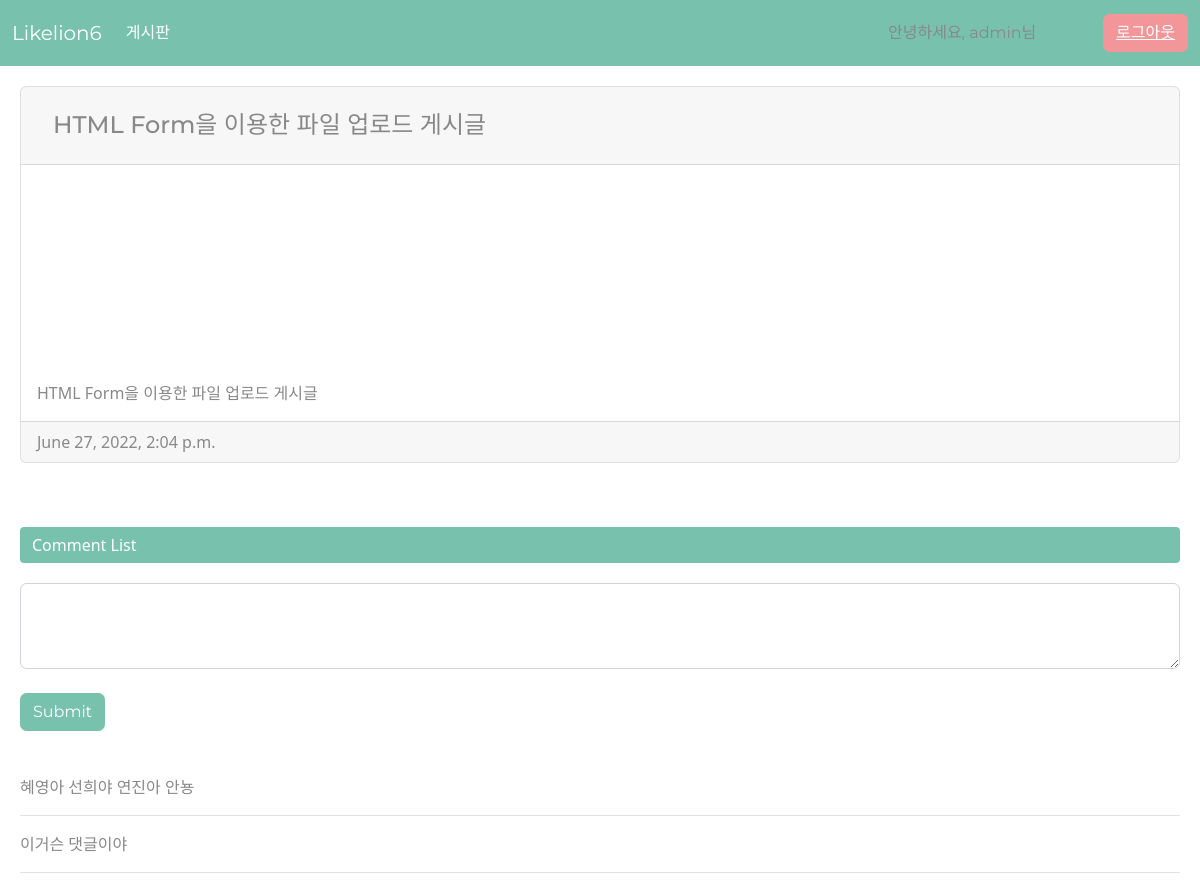
Screenshot of /detail/11 (signed in) with the database file from the repository.
### board/models.py (models this page shows, shortened)
class Board(models.Model):
    title = models.CharField(max_length=100, null = False)
    content = models.TextField()
    date = models.DateTimeField(auto_now_add=True)
    photo = models.ImageField(null = True, blank=True, upload_to = 'board_photo')

class Comment(models.Model):
    comment = models.CharField(max_length=200 , null=False)
    date = models.DateTimeField(auto_now_add=True)
    post = models.ForeignKey(Board, on_delete=models.CASCADE)
    def __str__(self):
        return self.comment

### board/views.py (the view)
# urls.py: path('detail/<int:board_id>', views.detail, name='detail'),
def detail(request, board_id):
    board_detail = get_object_or_404(Board, pk=board_id)
    return render(request, 'detail.html', {'board_detail': board_detail})

### board/templates/detail.html (shortened to what this page needs)
{% load static %}
<!DOCTYPE html>
<html lang="en">
  <head>
    <link
      rel="stylesheet"
      type="text/css"
      href="{% static 'css/bootstrap.min.css' %}"
    />
  </head>
  <body>
    <nav class="navbar navbar-expand-lg navbar-dark bg-primary">
      <div class="container-fluid">
        <a class="navbar-brand" href="{% url 'home' %}">Likelion6</a>
        <div class="collapse navbar-collapse" id="navbarColor01">
          <ul class="navbar-nav me-auto">
            <li class="nav-item">
              <a class="nav-link active" href="{% url 'home' %}">게시판 </a>
            </li>
          </ul>
          <form class="d-flex btn-box">
            {% if user.is_authenticated %}
            <p>안녕하세요, {{ user.username }}님</p>
            <div style="float: right">
              <button type="submit" class="btn btn-secondary">
                <a href="{% url 'logout' %}" style="color: white">로그아웃</a>
              </button>
            </div>
            {% endif %}
          </form>
        </div>
      </div>
    </nav>
    <form style="margin: 20px">
      <div class="card mb-3">
        <h4 class="card-header">
          <div class="card-body">{{ board_detail.title }}</div>
        </h4>
        {% if board_detail.photo %}
        <div style="height: 200px">
        </div>
        {% endif %}
        <div class="card-body">
          <p class="card-text">{{ board_detail.content }}</p>
        </div>
        <div class="card-footer text-muted">{{ board_detail.date }}</div>
      </div>
    </form>
    <br />
    <ol class="breadcrumb" style="margin: 20px">
      <li class="breadcrumb-item active">Comment List</li>
    </ol>
    <form
      method="POST"
      action="{% url 'create_comment' board_detail.id %}"
      style="margin: 20px"
    >
      <div class="form-group">
        <textarea
          name="comment"
          class="form-control"
          id="exampleTextarea"
          rows="3"
        ></textarea>
      </div>
      <br />
      <button type="submit" class="btn btn-primary">Submit</button>
    </form>
    <form style="margin: 20px">
      <br />
      {% for comment in board_detail.comment_set.all %}
      <p>{{ comment }}</p>
      <hr />
      {% endfor %}
    </form>
  </body>
</html>

### board/templates/detail.html (style rules this page uses)
.btn-box { width: 300px; height: 50px; display: flex; align-items: center; justify-content: space-between; }
.btn-box > p { margin-bottom: 0; }

### rows the page displays
Board: title "HTML Form을 이용한 파일 업로드 게시글", content "HTML Form을 이용한 파일 업로드 게시글", date "June 27, 2022, 2:04 p.m."
Comment: comment "혜영아 선희야 연진아 안뇽"
Comment: comment "이거슨 댓글이야"

### other values shown
{{ user.username }} "admin"
